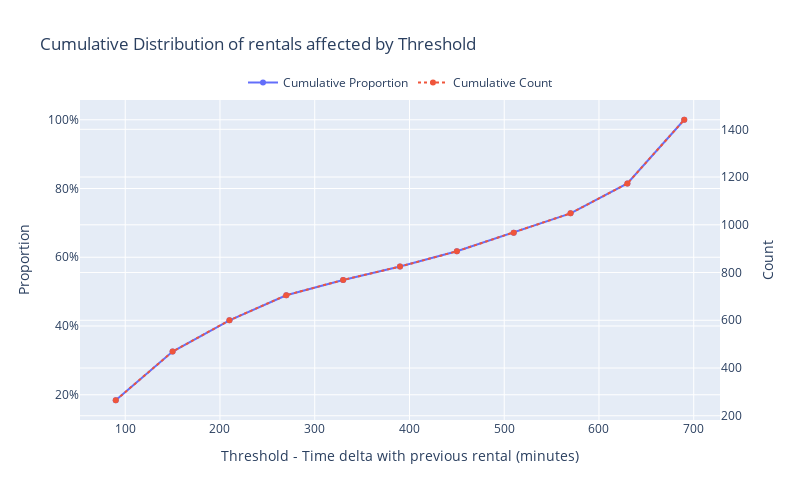

The notebook cell saved with this chart:
### Markdown cell above
#### 1. How many rentals would be affected by the feature depending on the threshold (regardless the scope) we choose? ####

### Code cell
n = 12  # Number of values
step = 60
custom_bins = np.arange(step, (n + 1) * step, step)

print(custom_bins)

hist, bin_edges = np.histogram(delay_analysis_delta_with_previous_dtf['time_delta_with_previous_rental_in_minutes'], bins=custom_bins, density=False)
cumulative_counts = np.cumsum(hist)

print("cumulative_counts")
print(cumulative_counts)


proportions = cumulative_counts / cumulative_counts[-1]  # Normalize to 1
# Use midpoints for x values
bin_midpoints = 0.5 * (np.array(bin_edges[:-1]) + np.array(bin_edges[1:]))

print("bin mid_points")
print(bin_midpoints)
#base = delay_analysis_delta_with_previous_dtf.shape[0]
#counts = proportions * base
#print("counts")
#print(counts)

fig = go.Figure()

# Primary Y-Axis (Proportion)
fig.add_trace(go.Scatter(
    x=bin_midpoints,
    y=proportions,
    name="Cumulative Proportion",
    yaxis="y1",
    mode="lines+markers"
))

# Secondary Y-Axis (Proportion × constant)
fig.add_trace(go.Scatter(
    x=bin_midpoints,
    y=cumulative_counts,
    name="Cumulative Count",
    yaxis="y2",
    mode="lines+markers",
    line=dict(dash='dot')
))

# Layout with dual y-axes
fig.update_layout(
    title="Cumulative Distribution of rentals affected by Threshold",
    xaxis=dict(title="Threshold - Time delta with previous rental (minutes)"),
    yaxis=dict(title="Proportion", tickformat=".0%"),
    yaxis2=dict(
        title="Count",
        overlaying="y",
        side="right"
    ),
    width=800,
    height=500,
    legend=dict(x=0.5, y=1.1, xanchor="center", orientation="h")
)

fig.show()

### Figure 1 — Plotly figure (JSON) as saved in the notebook; plotly's stock layout.template omitted (floating-point values rounded to 4 significant figures)
{"data": [{"mode": "lines+markers", "name": "Cumulative Proportion", "type": "scatter", "x": [90, 150, 210, 270, 330, 390, 450, 510, 570, 630, 690], "y": [0.184, 0.3257, 0.4167, 0.4896, 0.534, 0.5729, 0.6174, 0.6715, 0.7278, 0.8146, 1], "yaxis": "y"}, {"line": {"dash": "dot"}, "mode": "lines+markers", "name": "Cumulative Count", "type": "scatter", "x": [90, 150, 210, 270, 330, 390, 450, 510, 570, 630, 690], "y": [265, 469, 600, 705, 769, 825, 889, 967, 1048, 1173, 1440], "yaxis": "y2"}], "layout": {"height": 500, "legend": {"orientation": "h", "x": 0.5, "xanchor": "center", "y": 1.1}, "title": {"text": "Cumulative Distribution of rentals affected by Threshold"}, "width": 800, "xaxis": {"title": {"text": "Threshold - Time delta with previous rental (minutes)"}}, "yaxis": {"tickformat": ".0%", "title": {"text": "Proportion"}}, "yaxis2": {"overlaying": "y", "side": "right", "title": {"text": "Count"}}}}
